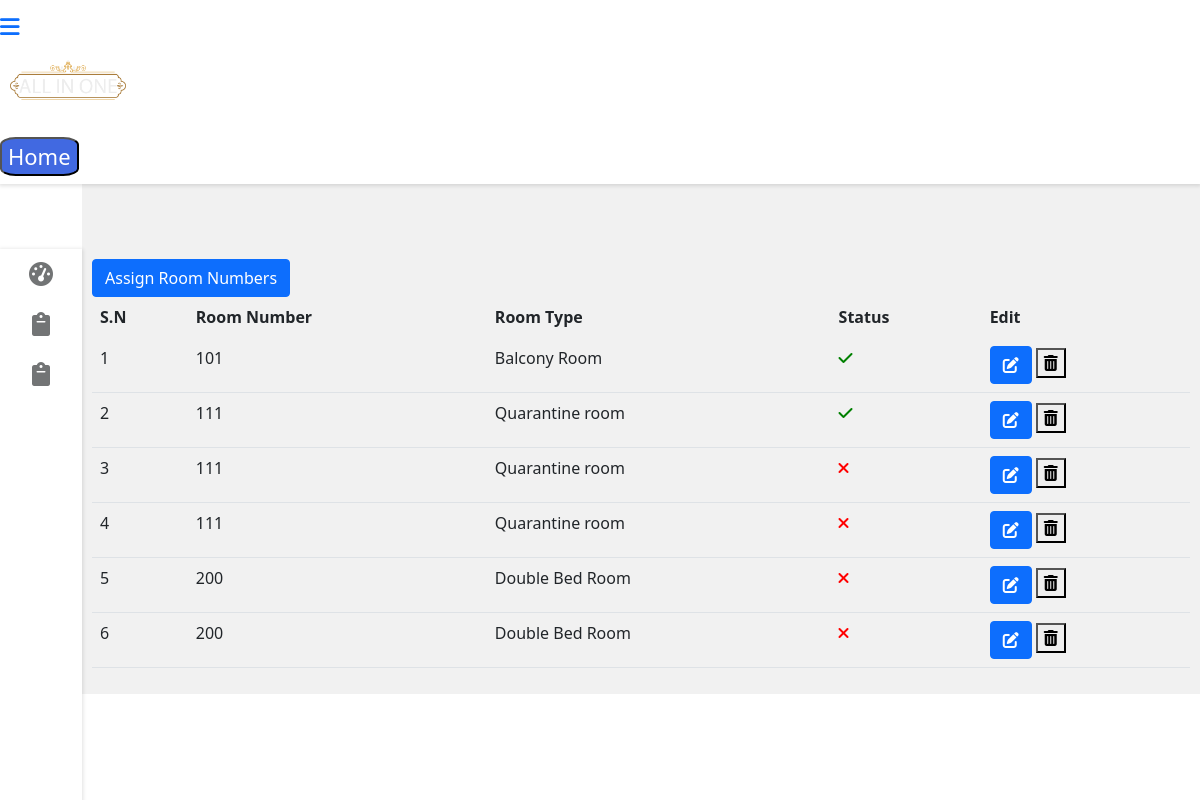
Page /allinonehotel/rooms/room_status.php on the committed database.
### tables this page shows
CREATE TABLE `room_details` (
  `id` int(11) NOT NULL,
  `room_number` int(11) NOT NULL,
  `room_type` varchar(41) NOT NULL,
  `status` int(11) NOT NULL DEFAULT 0,
  `check_in_date` varchar(15) NOT NULL,
  `check_out_date` varchar(15) NOT NULL,
  `price` float NOT NULL
);

### allinonehotel/rooms/room_status.php (the view, shortened to what this page needs)
<?php
    include_once "../config.php";
    include_once "../dashboard-components/dashboard.php";
    $i=0;
?>
<link rel="stylesheet" href="https://cdn.jsdelivr.net/npm/bootstrap@5.1.3/dist/css/bootstrap.min.css">
<div class="wrapper">
<button type="button" class="btn btn-primary" data-bs-toggle="modal" data-bs-target="#assign_room_numbers">
  Assign Room Numbers
</button>
<?php
    $sql="Select * from room_details";
    $result=mysqli_query($conn,$sql);
    if(mysqli_num_rows($result)){
        echo "<table class='table'><tr><th>S.N</th><th>Room Number</th><th>Room Type</th><th>Status</th><th>Edit</th></tr>";
      while($row=mysqli_fetch_assoc($result)){
          echo "<tr><td>".++$i."</td>";
          $room_number=$row["room_number"];
              echo "<td>".$row["room_number"]."</td>";
              echo "<td>".$row['room_type']."</td>";
              if($row['status']=="0") echo "<td><i class='fas fa-check' style='color:green;'></i></td>";
              else echo "<td><i class='fas fa-times' style='color:red;'></i></td>";
              ?>
              <td><button type="button" class="btn btn-primary" data-bs-toggle="modal" data-bs-target="#edit_modal">
              <i class='fas fa-edit'></i>
              </button>
             <?php
              echo "<button onclick='delete_btn(\"$room_number\")'><i class='fas fa-trash-alt'></i></td></button>";
              echo "</td></tr>";
      }
    }
    else{
      echo "<br>Create room number first";
    }
?>
</div>

### allinonehotel/dashboard-components/dashboard.css (style rules this page uses)
:root { --primary-color: #4834d4; --success-color: #6ab04c; --warning-color: #f0932b; --danger-color: #eb4d4b; --light-color: #212529; --light-second-color: #727475; --light-background: #ffffff; --light-second-background: #f1f1f1; --dark-color: #909090; --dark-second-color: #f5f6fa; --dark-background: #23242D; --dark-second-background: #181818; }
.light { --main-bg-color: var(--light-background); --second-bg-color: var(--light-second-background); --main-color: var(--light-color); --second-color: var(--light-second-color); }
* { box-sizing: border-box; }
body { font-family: 'Roboto', sans-serif; background: var(--main-bg-color); color: var(--main-color); margin: 0; }
.wrapper { padding: 10px; margin-left: 82px; padding-top: 75px; background: var(--second-bg-color); transition: margin-left .5s; }
table { border-collapse: collapse; width: 100%; }
table td { border-top: 1px solid var(--second-bg-color); }
table th { border-bottom: 1px solid var(--second-bg-color); padding: 5px 5px 12px 2px; text-align: left; }

### rows in the picture
room_details: room_number "101", room_type "Balcony Room", status 0 (drawn)
room_details: room_number "111", room_type "Quarantine room", status 0 (drawn)
room_details: room_number "111", room_type "Quarantine room", status 1 (drawn)
room_details: room_number "111", room_type "Quarantine room", status 1 (drawn)
room_details: room_number "200", room_type "Double Bed Room", status 1 (drawn)
room_details: room_number "200", room_type "Double Bed Room", status 1 (drawn)
